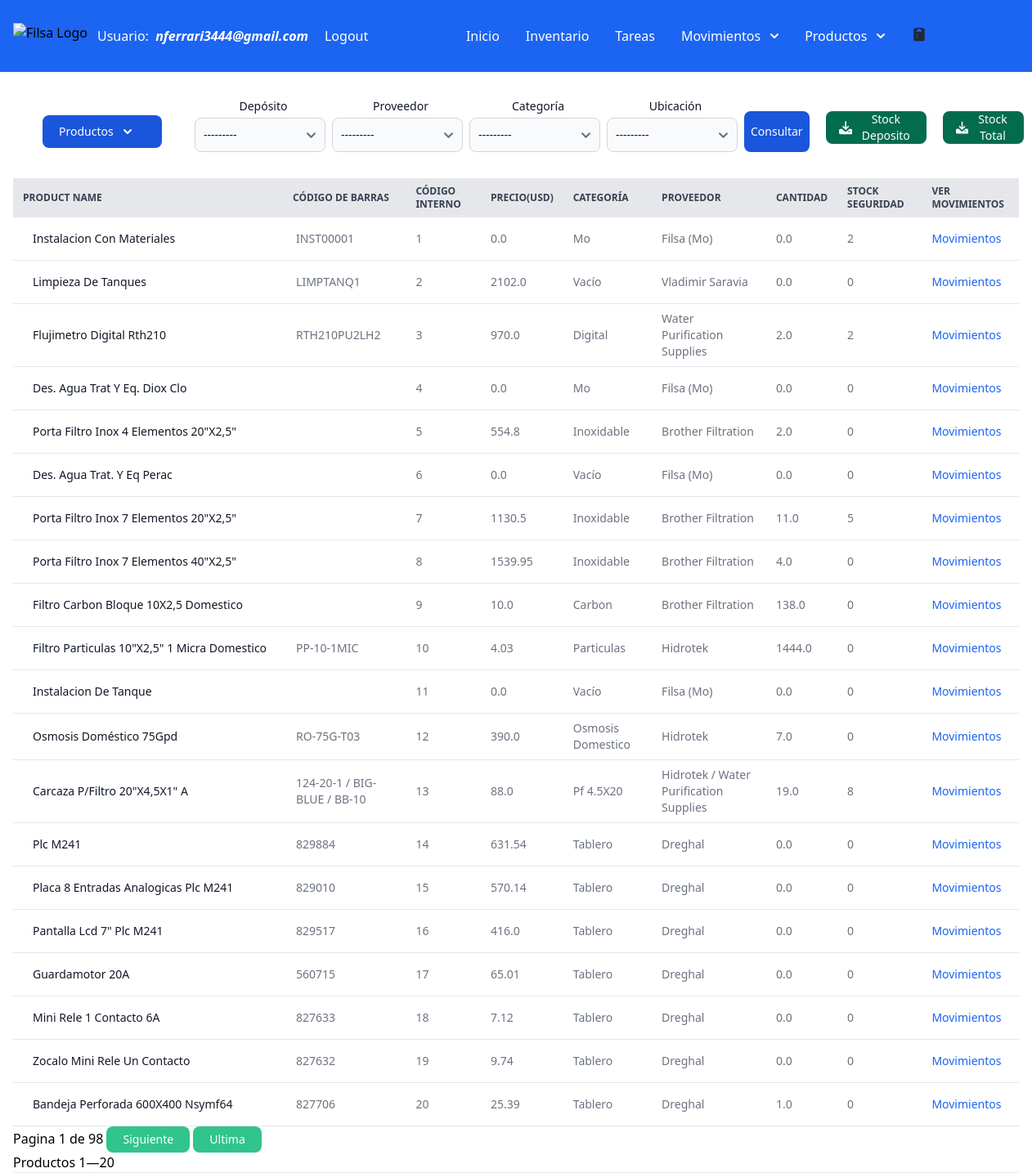
Before: /stock/ (signed in) with the older database file.
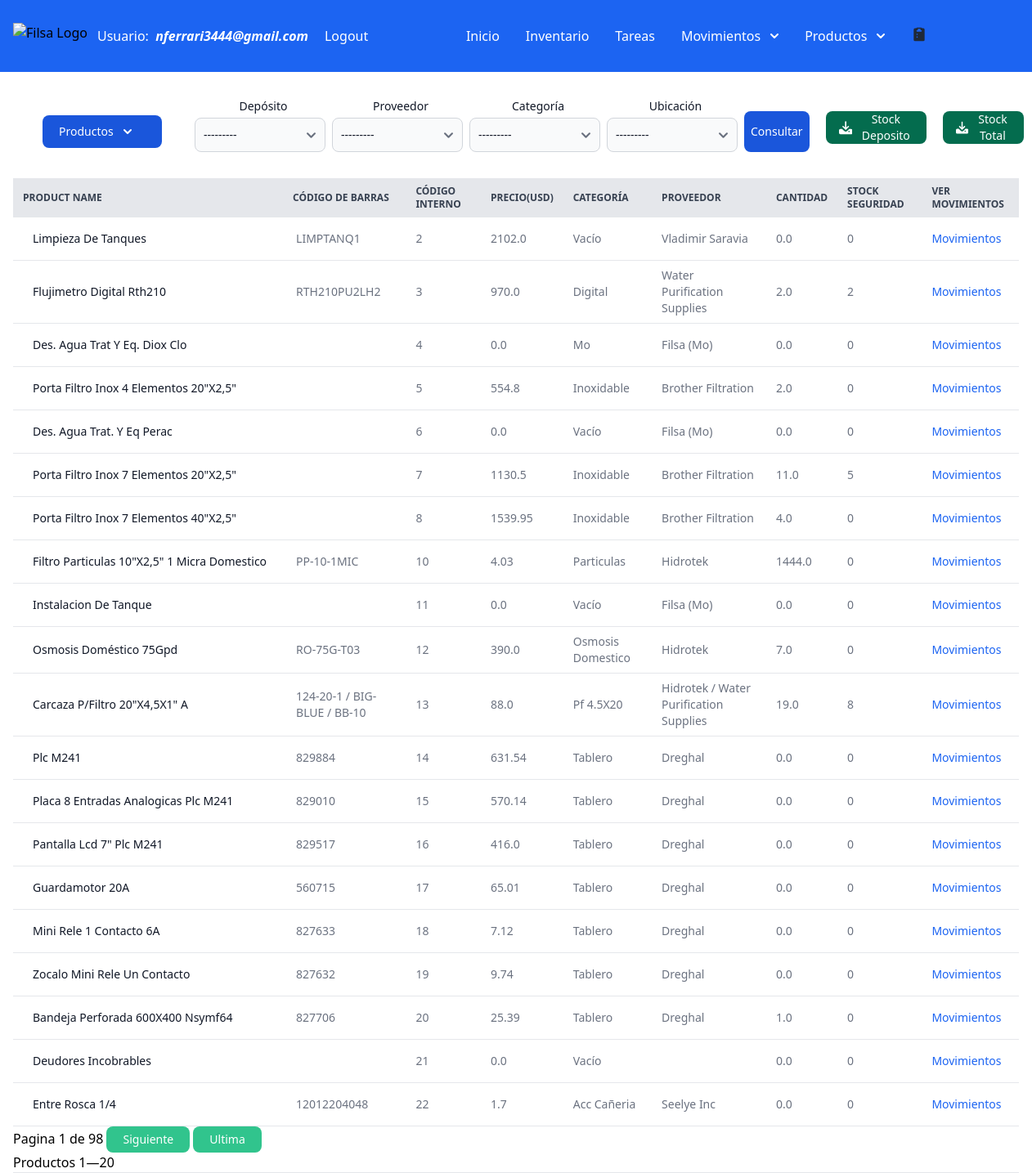
After: the same page with the newer database file.
### filsa/models.py (models this page shows, shortened)
class Product(models.Model):
    class Meta:
      verbose_name = 'Stock Productos vs Seguridad'
      verbose_name_plural = 'Stock Productos vs Seguridad'
    CURRENCIES= [('USD', 'Dolar'),
                  ('$', 'Pesos')]
    product_id = models.AutoField(primary_key=True)
    name = models.CharField(max_length=100)
    barcode = models.CharField(max_length= 100, verbose_name=u"Codigo de Barras")
    internalCode = models.BigIntegerField(verbose_name=u"Codigo Interno")
    quantity = models.FloatField()
    category = models.CharField(max_length=100, default='Insumos') #  choices=CATEGORIES,
    supplier = models.CharField(max_length=100, default='')
    stockSecurity = models.IntegerField(default=0)
    price = models.FloatField(default=0)
    currency = models.CharField(max_length=10, choices=CURRENCIES, default='Dolar')
    hasOffer = models.ForeignKey(Cotization, on_delete=models.SET_DEFAULT, blank=True, null=True, default=None)
    quantityOffer = models.FloatField(null=True, blank= True)
    priceOffer = models.FloatField(null=True, blank= True)

### filsa/views.py (the view)
# urls.py: path('stock/', StockListView.as_view(), name='stock'),
class StockListView(LoginRequiredMixin, FilteredListView, generic.ListView):
    queryset = Product.objects.all()
    filterset_class = StockFilterSet
    filter_backends = (filters.DjangoFilterBackend,)
    paginate_by = 20
    template_name = 'stock.html'
    def get_queryset(self):
        warehouse = self.request.GET.get('name', None)
        print('warehouse selected is', warehouse)
        supplier = self.request.GET.get('supplier',None)
        category = self.request.GET.get('category', None)
        location = self.request.GET.get('location', None)
        print('supplier selected is', supplier)
        if category:
            category_filter = True
            categoryList = [category]
        else:
            categoryList = Product.objects.all().values('category').distinct().order_by('category')
        if location:
            locationList = [location]
        else:
            locationList = WarehousesProduct.objects.values_list('location',flat=True).distinct().order_by('location')
        if supplier:
            supplier_filter = True
            supplierList = [supplier]
        else:
            supplierList = Product.objects.all().values('supplier').distinct().order_by('supplier')
        if warehouse:
            warehouseList = [warehouse]
        else:
            warehouseList = WarehousesProduct.objects.values_list('name',flat=True).distinct().order_by('name')
        print('warehouse , category and supplier are {} {} {}'.format(warehouse,category,supplier))
        if None not in (warehouse,category,supplier, location) :
            filter = WarehousesProduct.objects.select_related('product').filter(name__in= warehouseList, location__in= locationList, product__category__in= categoryList, product__supplier__in=supplierList).order_by('product__internalCode')
        else:
            filter = Product.objects.all()
        return filter #.qs
    def get_context_data(self, **kwargs):
        warehouse = self.request.GET.get('name',None)
        print('warehouse selected get_context_data is', warehouse)
        supplier = self.request.GET.get('supplier')
        print('supplier selected get_context_data is', supplier)
        context = super().get_context_data(**kwargs)
        warehouse = self.request.GET.get('name', None)
        print('warehouse selected is', warehouse)
        supplier = self.request.GET.get('supplier',None)
        category = self.request.GET.get('category', None)
        location = self.request.GET.get('location', None)
        print('supplier selected is', supplier)
        if category:
            category_filter = True
            categoryList = [category]
        else:
            categoryList = Product.objects.all().values('category').distinct().order_by('category')
        if location:
            locationList = [location]
        else:
            locationList = WarehousesProduct.objects.values_list('location',flat=True).distinct().order_by('location')
        if supplier:
            supplier_filter = True
            supplierList = [supplier]
        else:
            supplierList = Product.objects.all().values('supplier').distinct().order_by('supplier')
        if warehouse:
            warehouseList = [warehouse]
        else:
            warehouseList = WarehousesProduct.objects.values_list('name',flat=True).distinct().order_by('name')
        if None not in (warehouse,category,supplier, location) :
            filter = WarehousesProduct.objects.select_related('product').filter(name__in= warehouseList, product__category__in= categoryList, product__supplier__in=supplierList ).order_by('product__internalCode')
        else:
            filter = Product.objects.all()
        context["filter"] = filter
        return context #filter #.qs

### filsa/filters.py (called while the page is built)
    @property
    def field(self):
        self.extra['choices'] = set([(a.name, a.name) for a in WarehousesProduct.objects.all().order_by('name')]) # self.parent.queryset])
        return super(WarehouseChoiceFilter, self).field

    @property
    def field(self):                                          #  Author.objects.prefetch_related('book_set').values('id', 'book')
        self.parent.queryset = [product for product in WarehousesProduct.objects.select_related('product').order_by('product__category')]          #Product.objects.all().values('category').distinct()
        self.extra['choices'] = set([(a.product.category,a.product.category) for a in self.parent.queryset])
        return super(CategoryChoiceFilter, self).field

    @property
    def field(self):                                          #  Author.objects.prefetch_related('book_set').values('id', 'book')
        self.extra['choices'] = set([(a.location, a.location) for a in WarehousesProduct.objects.all().order_by('location')])
        return super(LocationChoiceFilter, self).field

### filsa/templates/stock.html (shortened to what the changed rows need)
{% extends '_base.html' %}
{% load grouptag %}
{% load static %}
{% block content %}
<div class="w-full px-4 relative overflow-x-auto">
    <table  id="productTable" class="py-8 px-4 lg:py-16 text-sm text-left rtl:text-right text-gray-500 dark:text-gray-400">
        <thead class="text-xs text-gray-700 uppercase bg-gray-200 dark:bg-gray-700 dark:text-gray-400">
            <tr>
                <th scope="col" class="px-3 py-2">
                    Product name
                </th>
                <th scope="col" class="px-2 py-2">
                    <div class="flex items-center">
                        Código de Barras
                    </div>
                </th>
                <th scope="col" class="px-3 py-2">
                    <div class="flex items-center">
                        Código Interno
                    </div>
                </th>
    {% if user.groups.all.0.name.strip == "Administrador"  or user.groups.all.0.name.strip == "Comercial" %}
                <th scope="col" class="px-3 py-2">
                    <div class="flex items-center">
                        Precio(USD)
                    </div>
                </th>
                {% endif %}
                <th scope="col" class="px-3 py-2">
                    <div class="flex items-center">
                        Categoría
                    </div>
                </th>
                <th scope="col" class="px-3 py-2">
                    <div class="flex items-center">
                        Proveedor
                    </div>
                </th>
                <th scope="col" class="px-3 py-2">
                    <div class="flex items-center">
                        Cantidad
                    </div>
                </th>
                <th scope="col" class="px-3 py-2">
                    <div class="flex items-center">
                        Stock Seguridad
                    </div>
                </th>
                <th scope="col" class="px-3 py-2">
                    <div class="flex items-center">
                    <span>Ver Movimientos</span>
                </div>
                </th>
            </tr>
        </thead>
        <tbody>
            {% for product in object_list %}
            <tr class="bg-white border-b dark:bg-gray-800 dark:border-gray-700">
                <th scope="row" class="px-6 py-4 font-medium text-gray-900 whitespace-nowrap dark:text-white">
                {% if 'name' in request.GET or 'supplier' in request.GET or 'category' in request.GET %}
                {{product.product.name}}
                {% else %}
                {{product.name}}
                {% endif %}
                </th>
                <td class="px-3 py-2">
                {% if 'name' in request.GET or 'supplier' in request.GET or 'category' in request.GET %}
                {{product.product.barcode}}
                {% else %}
                {{product.barcode}}
                {% endif %}
                </td>
                <td class="px-3 py-2">
                {% if 'name' in request.GET or 'supplier' in request.GET or 'category' in request.GET %}
                {{product.product.internalCode}}
                {% else %}
                {{product.internalCode}}
                {% endif %}
                </td>
            {% if user.groups.all.0.name.strip == "Administrador"  or user.groups.all.0.name.strip == "Comercial" %}
                <td class="px-3 py-2">
                    {% if 'name' in request.GET or 'supplier' in request.GET or 'category' in request.GET %}
                    {{product.product.price}}
                        {% else %}
                    {{product.price}}
                    {% endif %}
                    </td>
                    {% endif %}
            <td class="px-3 py-2">
                {% if 'name' in request.GET or 'supplier' in request.GET or 'category' in request.GET %}
                {{product.product.category}}
                {% else %}
                {{product.category}}
                {% endif %}
                </td>
                <td class="px-3 py-2">
                {% if 'name' in request.GET or 'supplier' in request.GET or 'category' in request.GET %}
                {{product.product.supplier}}
                {% else %}
                {{product.supplier}}
                {% endif %}
                </td>
                <td class="px-3 py-2">
                {% if 'name' in request.GET or 'supplier' in request.GET or 'category' in request.GET %}
                {{product.quantity}}
                {% else %}
                {{product.quantity}}
                {% endif %}
                </td>
                <td class="px-3 py-2">
                    {% if 'name' in request.GET or 'supplier' in request.GET or 'category' in request.GET %}
                    {{product.product.stockSecurity}}
                    {% else %}
                    {{product.stockSecurity}}
                    {% endif %}
                </td>
                <td class="px-3 py-2">
                    <a href="{% url 'stockhistory' product_id=product.product_id %}"   class="font-medium text-blue-600 dark:text-blue-500 hover:underline">Movimientos</a>
                </td>
            </tr>
            {% endfor %}
        </tbody>
        </div>
  {% endblock content %}

Changed rows visible on the page:
removed Product: name "Instalacion Con Materiales", barcode "INST00001", internalCode "1", price "0.0", category "Mo", supplier "Filsa (Mo)", quantity "0.0", stockSecurity "2"
removed Product: name "Filtro Carbon Bloque 10X2,5 Domestico", internalCode "9", price "10.0", category "Carbon", supplier "Brother Filtration", quantity "138.0", stockSecurity "0"
now on this page (row unchanged): Product: name "Deudores Incobrables", internalCode "21", price "0.0", category "Vacío", quantity "0.0", stockSecurity "0"
now on this page (row unchanged): Product: name "Entre Rosca 1/4", barcode "12012204048", internalCode "22", price "1.7", category "Acc Cañeria", supplier "Seelye Inc", quantity "0.0", stockSecurity "0"
